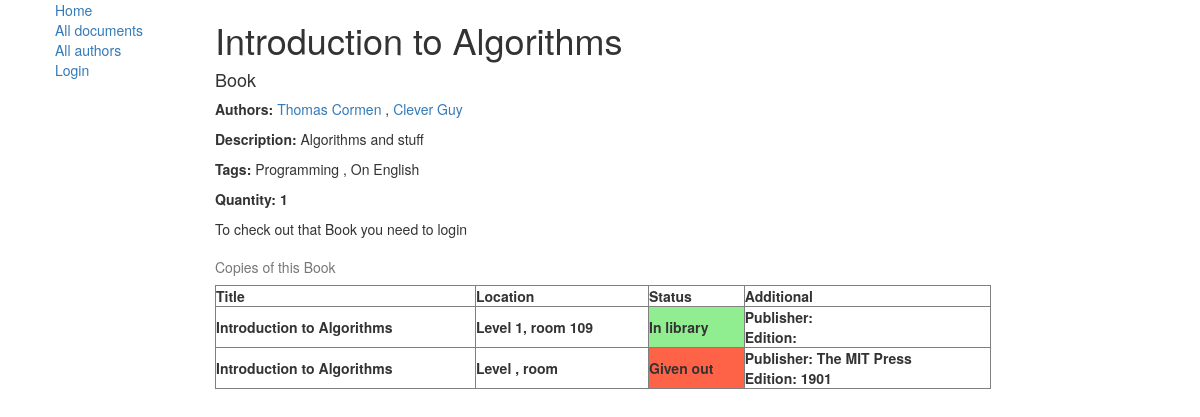
Before: /library/document/2 with the older database file.
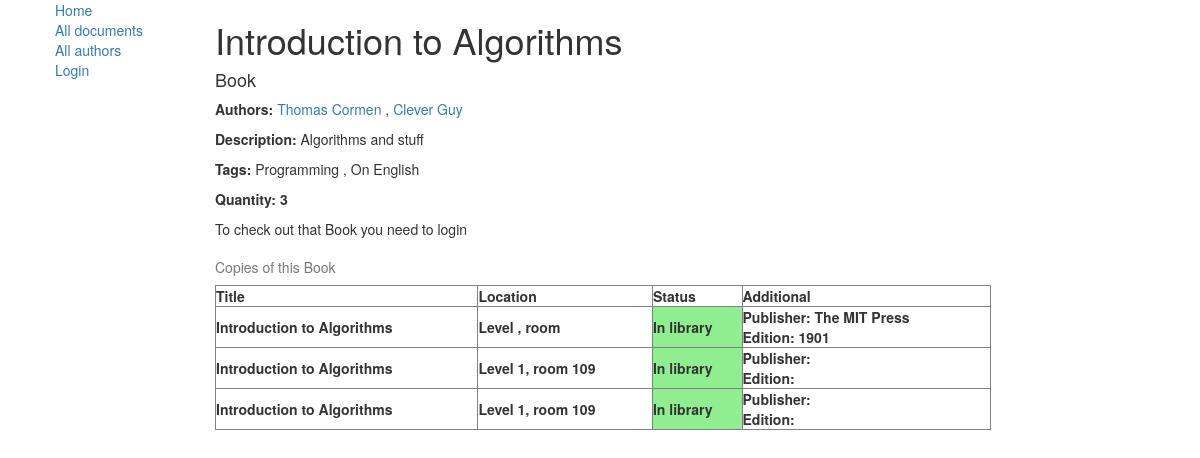
After: the same page with the newer database file.
### library/models.py (models this page shows, shortened)
class Author(models.Model):
    first_name = models.CharField(max_length=100)
    last_name = models.CharField(max_length=100)
    date_born = models.DateField(null=True, blank=True)
    date_died = models.DateField('Died', null=True, blank=True)
    def get_absolute_url(self):
        return reverse('author-detail', args=[str(self.id)])

class Tag(models.Model):
    caption = models.CharField(max_length=100, blank=True)
    def __str__(self):
        return self.caption

class Document(models.Model):
    title = models.CharField(max_length=100)
    authors = models.ManyToManyField('Author', help_text='Select authors')
    description = models.TextField(max_length=1000, help_text="Enter a description of the document")
    type = models.ForeignKey('DocType', on_delete=models.SET_NULL, null=True, blank=True)
    tags = models.ManyToManyField('Tag', help_text="Select tags")
    last_quantity = models.IntegerField(
        help_text='This field is used for storing quantity after recalculation. DO NOT USE IT, use quantity() instead!',
        null=True)
    bestseller = models.BooleanField(default=False)
    quantity_synced = models.BooleanField(default=False)
    is_reference = models.BooleanField(default=False, help_text="Reference materials can not be borrowed.")
    def quantity(self) -> int:
        if not self.quantity_synced:
            n = len(DocumentInstance.objects.filter(document_id=self.id, status='a'))
            self.last_quantity = n
            self.quantity_synced = True
            self.save()
        else:
            n = self.last_quantity
        return n

class DocType(models.Model):
    name = models.CharField(max_length=50, help_text="Document type name")
    fields = models.CharField(max_length=1000, blank=True,
                              help_text="Fields labels separated with semicolon. Max: 5")
    max_days = models.IntegerField(help_text='Maximum days for loan in regular case', null=True)
    max_days_bestseller = models.IntegerField(help_text='Maximum days for loan if document is bestseller', null=True)
    max_days_privileges = models.IntegerField(help_text='Maximum days for loan for privileged patrons', null=True)
    class Meta:
        verbose_name = "Document Type"
        verbose_name_plural = "Documents' Types"
    def __str__(self):
        return self.name

class DocumentInstance(models.Model):
    id = models.UUIDField(primary_key=True, default=uuid.uuid4,
                          help_text="Unique document ID")
    document = models.ForeignKey('Document', on_delete=models.CASCADE, null=True)
    due_back = models.DateField(null=True, blank=True)
    DOCUMENT_STATUS = (
        ('a', 'Available'),
        ('g', 'Given out'),
        ('r', 'Reserved'),
        ('m', 'Maintenance')
    )
    status = models.CharField(max_length=1, choices=DOCUMENT_STATUS, blank=True, default='d')
    location = models.ForeignKey('LibraryLocation', on_delete=models.SET_NULL, null=True, blank=True)
    price = models.FloatField(help_text='Price in RUB', null=True)
    holder = models.ForeignKey(User, on_delete=models.SET_NULL, null=True, blank=True)
    additional_field1 = models.CharField(max_length=500, blank=True)
    additional_field2 = models.CharField(max_length=500, blank=True)
    additional_field3 = models.CharField(max_length=500, blank=True)
    additional_field4 = models.CharField(max_length=500, blank=True)
    additional_field5 = models.CharField(max_length=500, blank=True)
    class Meta:
        ordering = ["due_back"]

class LibraryLocation(models.Model):
    room = models.IntegerField(help_text='Room in library', null=True)
    level = models.IntegerField(help_text='Level in library', null=True)

### library/views.py (the view)
# urls.py: url(r'^document/(?P<id>\d+)$', views.get_document_detail, name='document-detail'),
def get_document_detail(request, id):
    user = auth.get_user(request)
    document = Document.objects.get(id=id)
    additional = document.type.fields.split(sep=";")
    copy_list = DocumentInstance.objects.filter(document_id=id)
    if user.is_authenticated:
        wished = WishList.objects.filter(user_id=user.id, document_id=document.id)
        ordered = RecordsLog.objects.filter(user=user, document=document)
        return render(request, 'library/document_detail.html',
                      context={'ordered': ordered,
                               'wished': wished,
                               "document": document,
                               "additional": additional,
                               "copy_list": copy_list})
    else:
        return render(request, 'library/document_detail.html',
                      context={"document": document, "additional": additional,
                               "copy_list": copy_list})

### library/templates/library/document_detail.html (shortened to what this page needs)
{% extends "base_generic.html" %}
{% block content %}
    <head>
    </head>
    <h1>{{ document.title }}</h1>
    <h4>{{ document.type }}</h4>
    <p><strong>Authors:</strong> <a href=""></a>
        {% for author in document.authors.all %}
            <a href="{{ author.get_absolute_url }}">{{ author.first_name }} {{ author.last_name }}</a>
            {% if not forloop.last %},{% endif %}
        {% endfor %}</p>
    <p><strong>Description:</strong> {{ document.description }}
    <p><strong>Tags:</strong>
        {% for tag in document.tags.all %}
            {{ tag }}
            {% if not forloop.last %},{% endif %}
        {% endfor %}
    <p><strong>Quantity: {{ document.quantity }}</strong>
    {% if not user.is_authenticated and copy_list %}
        <p>To check out that {{ document.type }} you need to login</p>
    {% elif not copy_list %}
        <p class="redtext">There are no copies in the library yet</p>
    {% endif %}
    {% if copy_list and not document.is_reference %}
        <table border="1" align="left" width="80%">
            <caption>Copies of this {{ document.type }}</caption>
            <tr>
                <th> Title</th>
                <th> Location</th>
                <th> Status</th>
                <th> Additional</th>
            </tr>
            {% for copy in copy_list %}
                <tr>
                    <th>{{ copy.document.title }}</th>
                    <th><strong>Level </strong> {{ copy.location.level }},
                        <strong>room </strong> {{ copy.location.room }}
                    </th>
                    {% if copy.status == 'a' %}
                        {% if user.is_authenticated %}
                            {% if wished %}
                                <th bgcolor="#90ee90" title="You cannot reserve another one copy">
                                    In library
                                </th>
                            {% else %}
                                <th bgcolor="#90ee90" title="Book this document now!">
                                    <a href="{% url 'order-document' copy_id=copy.id %}"> Available for booking</a>
                                </th>
                            {% endif %}
                        {% else %}
                            <th bgcolor="#90ee90">
                                In library
                            </th>
                        {% endif %}
                    {% elif copy.status == 'g' %}
                        <th bgcolor="#ff6347" title="Will be available on {{ copy.due_back }}">
                            Given out
                        </th>
                    {% else %}
                        <th bgcolor="#fffff0">
                            Maintenance
                        </th>
                    {% endif %}
                    <th>
                        {% for a in additional %}
                            {% if forloop.counter == 1 %}
                                <div><strong>{{ a }}: </strong> {{ copy.additional_field1 }} </div>
                            {% elif forloop.counter == 2 %}
                                <div><strong>{{ a }}: </strong> {{ copy.additional_field2 }} </div>
                            {% elif forloop.counter == 3 %}
                                <div><strong>{{ a }}: </strong> {{ copy.additional_field3 }} </div>
                            {% elif forloop.counter == 4 %}
                                <div><strong>{{ a }}: </strong> {{ copy.additional_field4 }} </div>
                            {% elif forloop.counter == 5 %}
                                <div><strong>{{ a }}: </strong> {{ copy.additional_field5 }} </div>
                            {% endif %}
                        {% endfor %}
                    </th>
                </tr>
            {% endfor %}
        </table>
    {% endif %}
{% endblock %}

Changed rows visible on the page:
changed Document "Introduction to Algorithms": quantity "1" → "3"
changed DocumentInstance "The MIT Press": due_back "2018-03-13" → empty (drawn); status "Given out" → "In library"; moves up the list
added DocumentInstance: document "Introduction to Algorithms", location.level "1", location.room "109", status "In library", additional "Publisher", additional "Edition"
